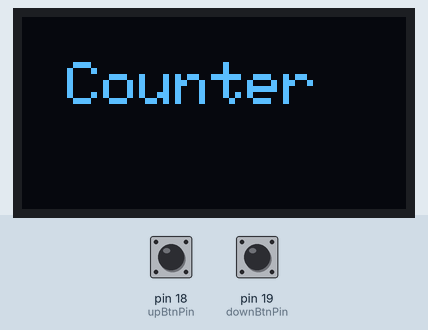
Simulated run of this sketch. Board: Arduino Uno, built with avr-gcc and run on an emulated ATmega328P. Shown: 128×64 one-colour display. The inputs (shaded band) are chosen by the test bench; at power-on: pin 18 (upBtnPin) HIGH, pin 19 (downBtnPin) HIGH. The display library's start-up logo is not drawn.

Above: at 1.2 s.
1.3 s: pin 18 (upBtnPin) pulled LOW for 0.15 s
At 2.4 s:
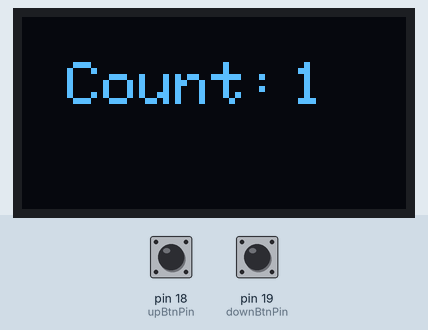
2.9 s: pin 19 (downBtnPin) pulled LOW for 0.15 s
At 3.6 s:
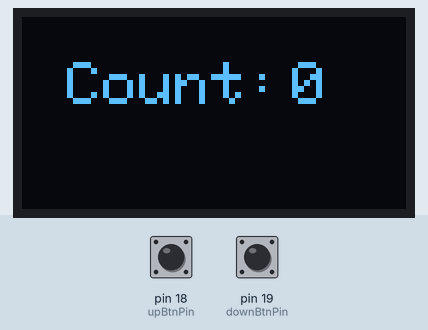
Timing chart, 0 to 5.9 s (numbered marks = the images above; inputs shaded):
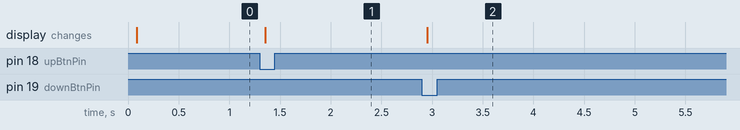

The sketch:

473354_KhairunNisaZuqri_Tugas1_SBM_Code.ino
```cpp
//Khairun Nisa' Zuqri
//21/473354/TK/52162

#include <Wire.h>
#include <Adafruit_GFX.h>
#include <Adafruit_SSD1306.h>

#define SCREEN_WIDTH 128
#define SCREEN_HEIGHT 64

const int OLED_RESET = -1;
Adafruit_SSD1306 display(SCREEN_WIDTH, SCREEN_HEIGHT, &Wire, OLED_RESET);

const int upBtnPin = 18;
const int downBtnPin = 19;

int count = 0;

int upBtnState;
int downBtnState;
int lastUpBtnState;
int lastDownBtnState;

unsigned long debounceTime = 60;
unsigned long lastDebounceTime = 0;
int lastDebounceTime_up;
int lastDebounceTime_down;

void setup() {
  Serial.begin(9600);
  pinMode(upBtnPin, INPUT_PULLUP);
  pinMode(downBtnPin, INPUT_PULLUP);

  display.begin(SSD1306_SWITCHCAPVCC, 0x3C);
  display.display();
  display.clearDisplay();
  display.setTextSize(2);
  display.setTextColor(WHITE);
  display.setCursor(15,15);
  display.print("Counter");
  display.display();
}

void loop() {
  upBtnState = digitalRead(upBtnPin);
  downBtnState = digitalRead(downBtnPin);

  if ((lastUpBtnState != lastDebounceTime_up) || (lastDownBtnState != lastDebounceTime_down)) {
    debounceTime = millis();
    lastDebounceTime_up = lastUpBtnState;
    lastDebounceTime_down = lastDownBtnState;
  }

  if ((millis() - lastDebounceTime) > debounceTime){
    if (upBtnState == LOW && lastUpBtnState == HIGH) {
      count++;
      display.display();
      display.clearDisplay();
      display.setCursor(15,15);
      display.print("Count:");
      display.setCursor(90,15);
      display.print(count);
      display.display();
    }

    if (downBtnState == LOW && lastDownBtnState == HIGH && count != 0) {
      count--;
      display.display();
      display.clearDisplay();
      display.setCursor(15,15);
      display.print("Count:");
      display.setCursor(90,15);
      display.print(count);
      display.display();
    }

    if (upBtnState == LOW && downBtnState == LOW) {
      count = 0;
      display.display();
      display.clearDisplay();
      display.setCursor(15,15);
      display.print("Count:");
      display.setCursor(90,15);
      display.print(count);
      display.display();
    }
  }

  lastUpBtnState = upBtnState;
  lastDownBtnState = downBtnState;
}
```

Measured:
- after the input at 1.3 s, the display: changes after 0.05 s (image 1)
- after the input at 2.9 s, the display: changes after 0.05 s (image 2)
